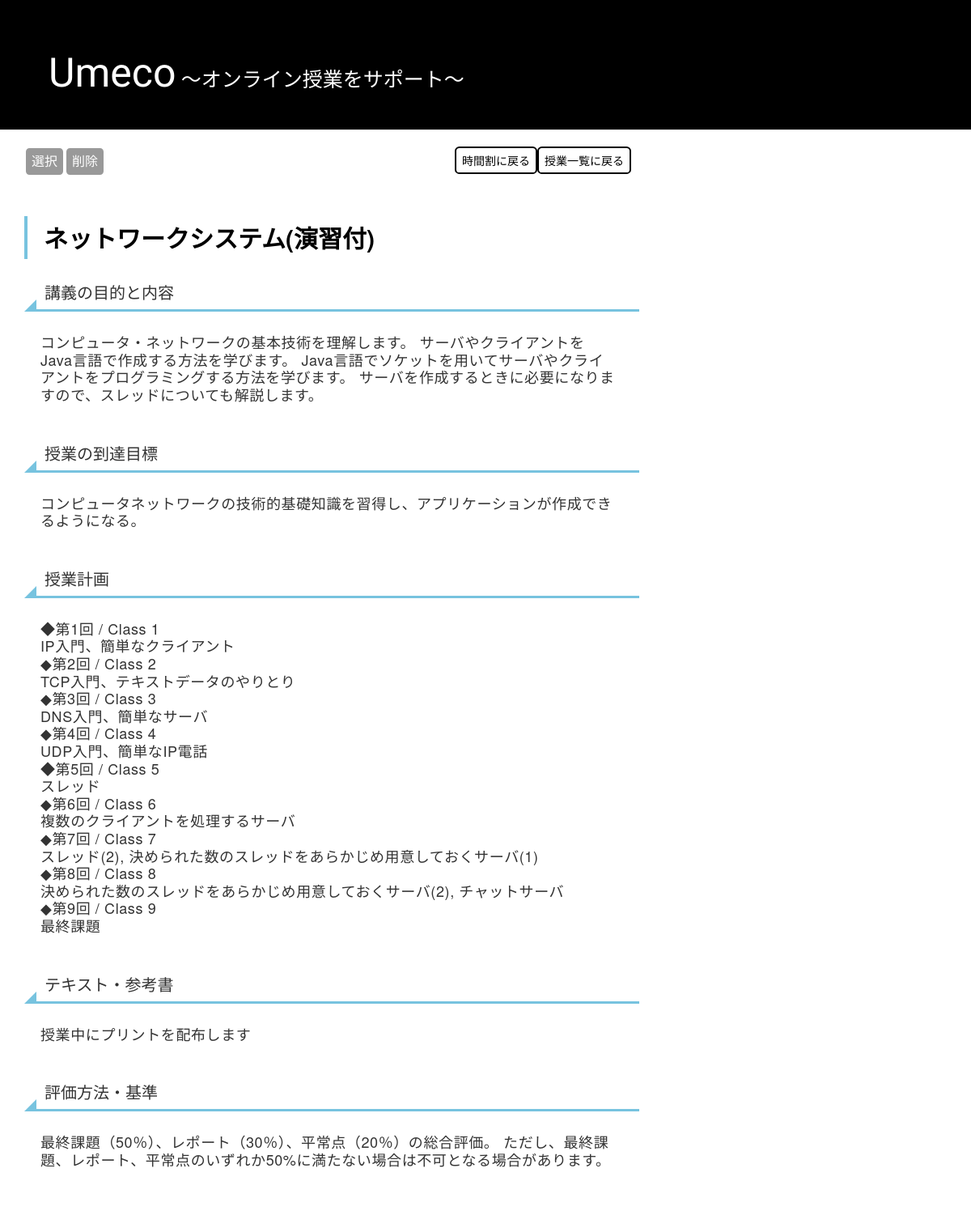
The app's page /post/1/ with its own data.
### blog/models.py (models this page shows, shortened)
class Post(models.Model):
    author = models.ForeignKey(settings.AUTH_USER_MODEL, on_delete=models.CASCADE)
    title = models.CharField(max_length=200)
    text = models.TextField()
    pursose = models.TextField()
    terget = models.TextField()
    course = models.TextField()
    textbook = models.TextField()
    evaluation = models.TextField()
    created_date = models.DateTimeField(default=timezone.now)
    published_date = models.DateTimeField(blank=True, null=True)
    time = models.CharField(max_length=20)
    t_mail = models.CharField(max_length=200)
    subjecturl =  models.TextField()
    sllabus = models.TextField()
    homework = models.TextField()
    lesson = models.TextField()
    regi = models.CharField(max_length=5)

### blog/views.py (the view)
# urls.py: path('post/<int:pk>/', views.post_detail, name='post_detail'),
def post_detail(request, pk):
    post = get_object_or_404(Post, pk=pk)
    return render(request, 'blog/post_detail.html', {'post':post})

### blog/templates/blog/post_detail.html (shortened to what this page needs)
{% extends 'blog/base.html' %}
{% block content %}
<div>
  <a href="{% url 'post_list' %}" class="back">
    授業一覧に戻る
  </a>
  <a href="{% url 'course' %}" class="back">
    時間割に戻る
  </a>
</div>
<div class="post">
  <div style="display:inline-flex" class="sel_del">
    <form action="{% url 'select' pk=post.pk %}" method="POST">
      <input class="submit" type="submit" value="選択">
    </form>
    <form action="{% url 'delete' pk=post.pk %}" method="POST">
      <input class="submit" type="submit" value="削除">
    </form>
  </div>
   <h2>{{post.title}}</h2>
   <h3>講義の目的と内容</h3>
   <h4>{{post.pursose}}</h4>
   <h3>授業の到達目標</h3>
   <h4>{{post.terget}}</h4>
  <h3>授業計画</h3>
  <h4>{{post.course|linebreaksbr}}</h4>
  <h3>テキスト・参考書</h3>
  <h4>{{post.textbook}}</h4>
  <h3>評価方法・基準</h3>
  <h4>{{post.evaluation}}</h4>
</div>
{% endblock %}

### blog/static/css/class.css (style rules this page uses)
body { margin:0; margin-bottom:5%; }
.back { display:inline-block; border-radius: 0.4em; margin-bottom:15px; border: 2px solid; color:black; padding:5px 7px; float:right; }
.post h2 { font-weight:bolder; padding: 1rem 2rem; border-left: 4px solid rgb(119, 195, 223); color: black; }
.post h3 { font-size:20px; padding-top:10px; padding-bottom:10px; position: relative; padding-left: 25px; }
.post h4 { letter-spacing:0.6px; line-height:1.2em; }
h3:before { position: absolute; content: ''; bottom: -3px; left: 0; width: 0; height: 0; border: none; border-left: solid 15px transparent; border-bottom: solid 15px rgb(119, 195, 223); }
h3:after { position: absolute; content: ''; bottom: -3px; left: 10px; width: 100%; border-bottom: solid 3px rgb(119, 195, 223); }
.post h4 { padding: 20px; }
.submit { font-size : 12pt; text-align : center; cursor : pointer; padding : 5px 7px; background : #999999; color : #ffffff; display:inline-block; border-radius: 0.4em; margin-bottom:15px; border: 2px solid; }

### records on screen
Post: title "ネットワークシステム(演習付)", pursose "コンピュータ・ネットワークの基本技術を理解します。 サーバやクライアントをJava言語で作成する方法を学びます。 Java言語でソケットを用いてサーバやクライアントをプログラミングする方法を学びます。 サーバを作成するときに必要になりますので、スレッドについても解説します。", terget "コンピュータネットワークの技術的基礎知識を習得し、アプリケーションが作成できるようになる。", course "◆第1回 / Class 1 IP入門、簡単なクライアント ◆第2回 / Class 2 TCP入門、テキストデータのやりとり ◆第3回 / Class 3 DNS入門、簡単なサーバ ◆第4回 / Class 4 UDP入門、簡単なIP電話 ◆第5回 / Class 5 スレッド ◆第6回 / Class 6 複数のクライアントを処理するサーバ ◆第7回 / Class 7 スレッド(2), 決められた数のスレッドをあらかじめ用意しておくサーバ(1) ◆第8回 / Class 8 決められた数のスレッドをあらかじめ用意しておくサーバ(2), チャットサーバ ◆第9回 / Class 9 最終課題", textbook "授業中にプリントを配布します", evaluation "最終課題（50％）、レポート（30％）、平常点（20％）の総合評価。 ただし、最終課題、レポート、平常点のいずれか50%に満たない場合は不可となる場合があります。"
